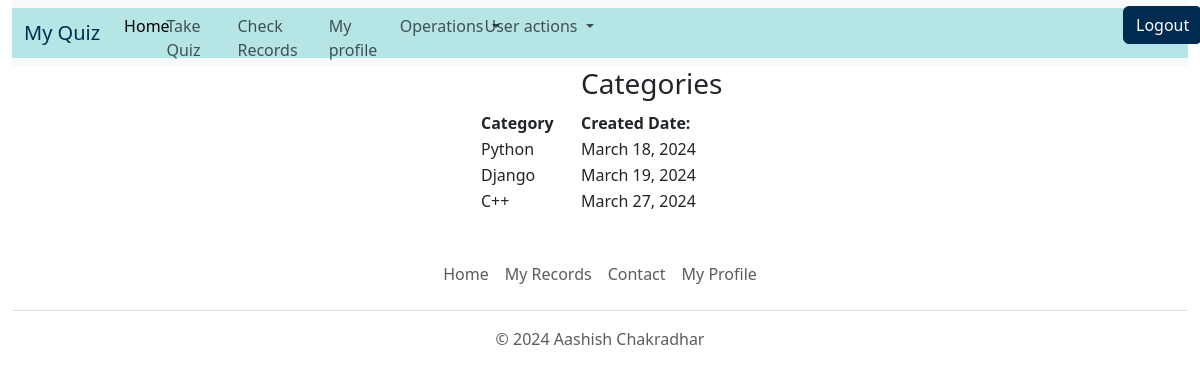
/view-category (signed in), run on an earlier commit of the app's database.
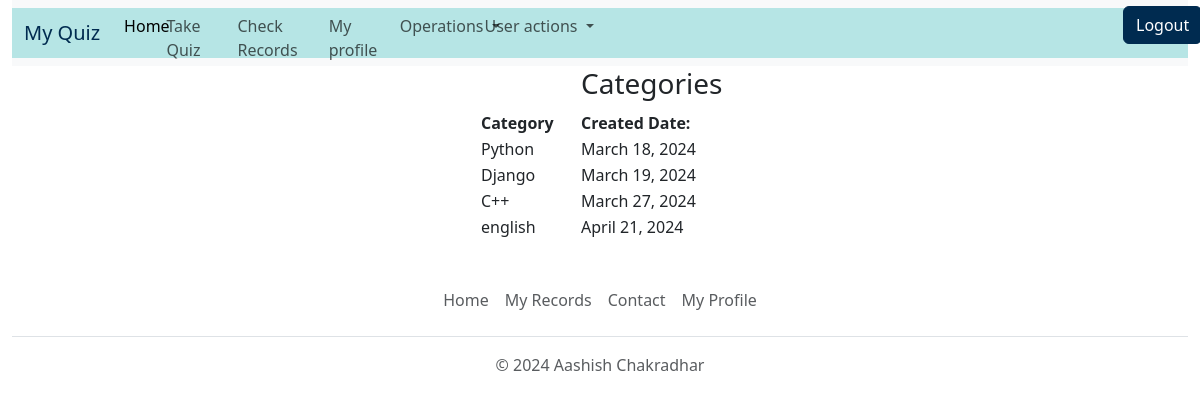
And on a later commit of the database.
### quiz/models.py (models this page shows)
class BaseModel(models.Model):
    uid=models.UUIDField(primary_key=True,default=uuid.uuid4,editable=False)
    created_at=models.DateField(auto_now_add=True)
    updated_at=models.DateField(auto_now=True)
    class Meta:
        abstract=True

class Category(BaseModel):
    category_name = models.CharField(max_length=15, default='Uncatogarized')
    user= models.ForeignKey(User, on_delete=models.CASCADE)
    def __str__(self):
        return self.category_name

### quiz/views.py (the view)
# urls.py: path('view-category',views.view_category,name='view_category'),
def view_category(request):
    if request.user.is_anonymous:
        return redirect("/login")
    else:
        try:
            all_category = Category.objects.all()
            context = {'categories': all_category}
            return render(request, 'category_view.html', context)
        except Exception as e:
            messages.error(request,str(e))
            return render(request,"index.html")

### templates/category_view.html (shortened to what this page needs)
{% extends "base.html" %}
{% block body %}
    <div style="width:30%; text-align: left; margin-left:40%;">
        <table>
            <tr>
                <th></th>
                <th>
                    <h3>Categories</h3>
                </th>
            </tr>
            <tr>
                <th style="width:100px">
                    Category
                </th>
                <th style="width:200px">
                    Created Date:
                </th>
            </tr>
            {% for category in categories %}
                <tr>
                    <td>
                        {{category}}
                    </td>
                    <td>
                        {{category.created_at}}
                    </td>
                </tr>
            {% endfor %}
        </table>
    </div>
{% endblock body %}

What changed in the data, as far as the page shows it:
added Category: category_name "english", created_at "April 21, 2024"
